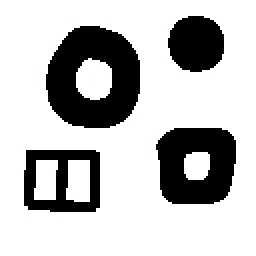
%> input picture image_processing/matlab/holes.jpg, 128 x 128 px (shown 2 times larger)
$ octave --eval "holes;"   (GNU Octave 9; MATLAB toolbox functions it lacks are replaced by stand-ins)
%> lines starting %> are read from the running program, lines starting %| are printed output that depends on the picture; in (x1, y1, x2, y2) boxes, pixels count from 0 and x2, y2 are one past the last pixel; in counts of white or black regions, pixels touching at a corner belong together; the program's own positions count from 1
function holes
close all;
A=imread('holes.jpg');
%> A is the input picture: size 128x128 uint8; min 0, max 255, mean 190.3
h1=figure;     imshow(A);
set(h1,'position',[68   428   393   267]); title('holes');
B=255-A;   % B is  a negative image of A
L=bwlabel(B,4);
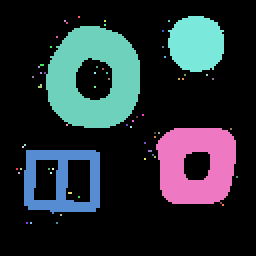
%> L: size 128x128 double (shown 2 times larger); 65 distinct labels, from 0 to 64; one colour per label, 0 black
h2=figure;  imagesc(L);    colorbar;   set(h2,'position',[508    69   393   267]);
title('connectivity elements');
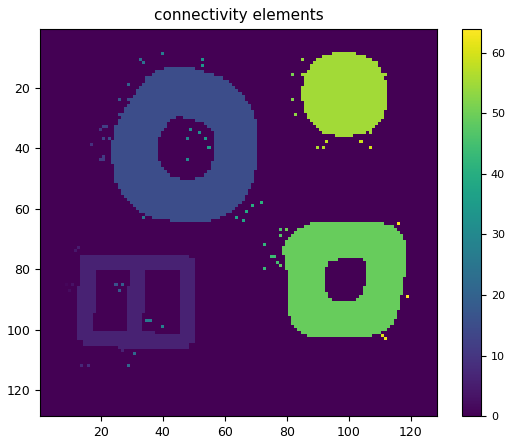
%> figure redrawn from the program's plot data
cc_num=max(max(L));
%> cc_num = 64
cc_size=zeros(1,cc_num);
for j=1:cc_num
    cc_size(j)=sum(sum(L==j));
end
%> this loop made 64 passes
%> after the loop, cc_size = 64 values, max 1649 at index 15, min 1 at index 1, mean 66.06
h3=figure;
set(h3,'position',[ 66    71   393   267]);
hist(cc_size,5); title('conncted elements histogram')
%> after `title('conncted elements histogram')`:
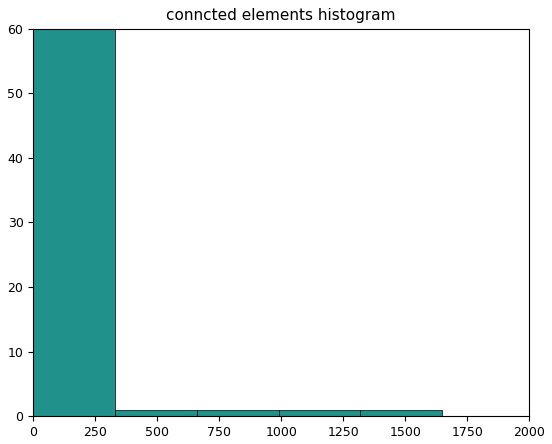
%> figure redrawn from the program's plot data; tallest bar 60 high, from x = 1 to 330.6

cc_tr=find(cc_size>9);
%> cc_tr = [6 15 49 55]
cc_num=numel(cc_tr);
%> cc_num = 4

key=zeros(1,cc_num);
h4=figure;
set(h4,'position',[510   429   393   267]);
for j=1:cc_num
    TI=(L==cc_tr(j));
    % L is the labels matrix.  cc_tr(j)  is a label.
    imagesc(TI);
    invTI=1-TI;
    imagesc(invTI)
    L1=bwlabel(invTI,4);
    key(j)=max(max(L1));
    pause(1);
end
%> this loop made 4 passes
%> pass 1, in holes, `TI=(L==cc_tr(j));`:
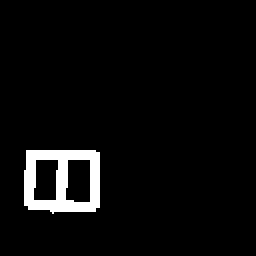
%> TI: size 128x128 logical (shown 2 times larger); 4.3% white; 1 white region, box (x1, y1, x2, y2) and area: (12, 75, 50, 107) 701
%> pass 1, in holes, `L1=bwlabel(invTI,4);`:
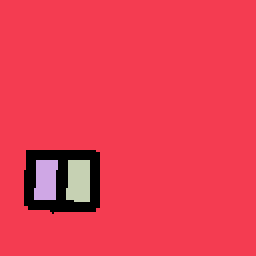
%> L1: size 128x128 double (shown 2 times larger); 4 distinct labels, from 0 to 3; one colour per label, 0 black
%> pass 2, in holes, `imagesc(TI);`:
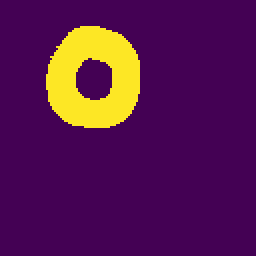
%> displayed picture: size 128x128x3, on the screen's scale of 0 to 255 (shown 2 times larger); mean R, G, B 86.6, 24.1, 79.3
%> after the loop, key = [3 2 2 1]

result=numel(find(key>1));
%> result = 3
msg=strcat(num2str(result),'   objects  contains  at least 2 holes ');
%> msg = '3   objects  contains  at least 2 holes'
disp( msg);    msgbox(msg) ;
%| 3   objects  contains  at least 2 holes
%> `holes;`:
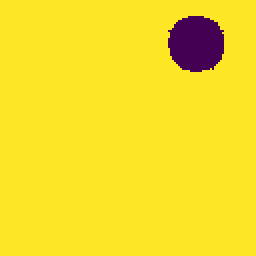
%> displayed picture: size 128x128x3, on the screen's scale of 0 to 255 (shown 2 times larger); mean R, G, B 245.8, 222.1, 38.8
